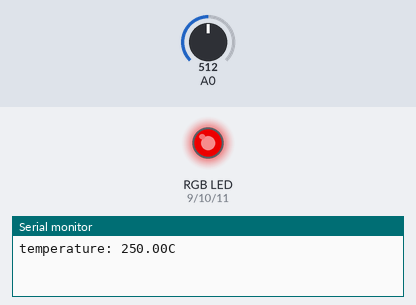
A sketch run on a simulated Arduino Uno, built with avr-gcc and run on an emulated ATmega328P. On the bench: an RGB LED mixed from three pins (HIGH = lit), the last lines printed to the serial monitor. The test bench sets the inputs (shaded band); at power-on: A0 = 512. Dim RGB values are drawn brighter than linear; random numbers use the default seed unless the sketch sets one.

Above: at 2.7 s.
2.8 s: A0 set to 61
At 3.8 s:
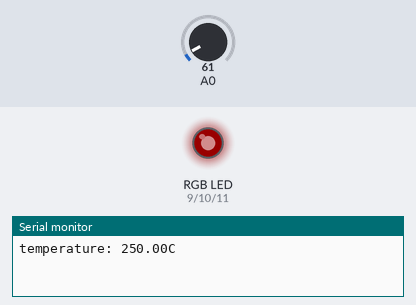
6.3 s: A0 set to 50
At 8.5 s:
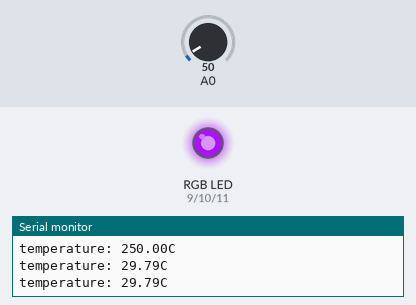
12.2 s: A0 set to 122
15.7 s: A0 set to 17
At 17.4 s:
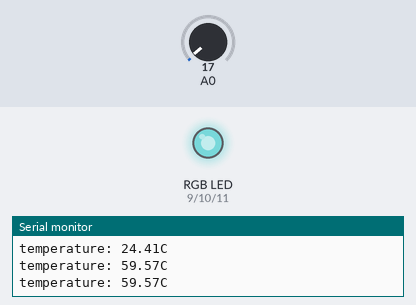
21.1 s: A0 set to 265
26.2 s: A0 set to 0
At 28.2 s:
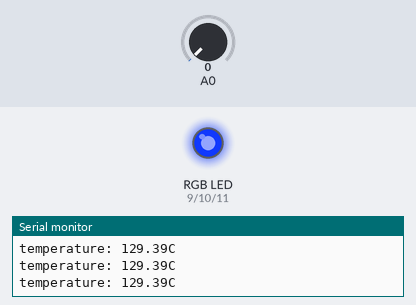
Timing chart, 0 to 36.0 s (numbered marks = the images above; inputs shaded):
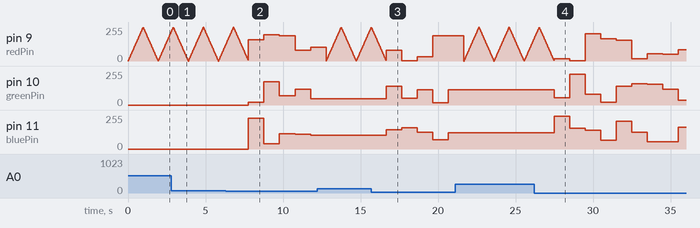

The sketch:

sketch_may24a.ino
```cpp
unsigned long tepTimer ;
int redPin = 9;
int greenPin = 10;
int bluePin = 11;

void setup(){
      Serial.begin(9600);
      pinMode(redPin, OUTPUT);
      pinMode(greenPin, OUTPUT);
      pinMode(bluePin, OUTPUT);
}

void loop(){
      int val;
      double data;
      val=analogRead(0);
      data = (double) val * (5/10.24);

      if(data<27){
          colorRGB(random(0,255),random(0,255),random(0,255));
          delay(1000);
      } else {
          fadeOn(1000,5);
          fadeOff(1000,5);
        }

      if(millis() - tepTimer > 500){
               tepTimer = millis();
               Serial.print("temperature: ");
               Serial.print(data);
               Serial.println("C");
}
}
void fadeOn(unsigned int time,int increament){
        for (byte value = 0 ; value < 255; value+=increament){
            analogWrite(redPin, value);
                delay(time/(255/increament));
        }
}
void fadeOff(unsigned int time,int decreament){
        for (byte value = 255; value >0; value-=decreament){
            analogWrite(redPin, value);
                delay(time/(255/decreament));
        }
}

void colorRGB(int red, int green, int blue){
      analogWrite(redPin,constrain(red,0,255));
      analogWrite(greenPin,constrain(green,0,255));
      analogWrite(bluePin,constrain(blue,0,255));
}
```

Measured:
- the behaviour switches between 56 and 55 on A0 (found by bisection; images 1 and 2)
- after the input at 6.3 s, pin 10 (greenPin): 0/255 → 19/255 after 1.5 s, → 175/255 1.0 s later, → 68/255 1.0 s later, → 120/255 1.0 s later, … (5 changes in this stretch); pin 11 (bluePin): 0/255 → 232/255 after 1.5 s, → 38/255 1.0 s later, → 114/255 1.0 s later, → 109/255 1.0 s later, … (5 changes in this stretch)
- after the input at 15.7 s, pin 10 (greenPin): 47/255 → 142/255 after 0.96 s, → 52/255 1.0 s later, → 114/255 1.0 s later, → 18/255 1.0 s later, … (5 changes in this stretch); pin 11 (bluePin): 102/255 → 143/255 after 0.96 s, → 160/255 1.0 s later, → 124/255 1.0 s later, → 70/255 1.0 s later, … (5 changes in this stretch)
- after the input at 26.2 s, pin 10 (greenPin): 116/255 → 56/255 after 1.3 s, → 230/255 1.0 s later, → 79/255 1.0 s later, → 22/255 1.0 s later, … (9 changes in this stretch); pin 11 (bluePin): 123/255 → 247/255 after 1.3 s, → 157/255 1.0 s later, → 139/255 1.0 s later, → 66/255 1.0 s later, … (9 changes in this stretch)
